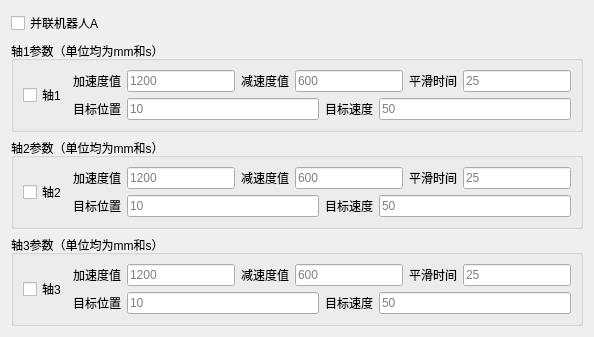
         <widget class="QWidget" name="tab">
          <attribute name="title">
           <string>并联机器人A控制参数</string>
          </attribute>
          <layout class="QVBoxLayout" name="verticalLayout_8">
           <item>
            <layout class="QVBoxLayout" name="verticalLayout_7">
             <item>
              <widget class="QCheckBox" name="DeltaRobotAcheckBox">
               <property name="text">
                <string>并联机器人A</string>
               </property>
              </widget>
             </item>
             <item>
              <layout class="QVBoxLayout" name="verticalLayout_6">
               <item>
                <widget class="QGroupBox" name="groupBox_3">
                 <property name="title">
                  <string>轴1参数（单位均为mm和s）</string>
                 </property>
                 <layout class="QHBoxLayout" name="horizontalLayout_12">
                  <item>
                   <layout class="QHBoxLayout" name="horizontalLayout_11">
                    <item>
                     <widget class="QCheckBox" name="AxisOnecheckBox">
                      <property name="text">
                       <string>轴1</string>
                      </property>
                     </widget>
                    </item>
                    <item>
                     <layout class="QVBoxLayout" name="verticalLayout_3">
                      <item>
                       <layout class="QHBoxLayout" name="horizontalLayout_9">
                        <item>
                         <widget class="QLabel" name="label_7">
                          <property name="text">
                           <string>加速度值</string>
                          </property>
                         </widget>
                        </item>
                        <item>
                         <widget class="QLineEdit" name="AxisOneAcclineEdit">
                          <property name="text">
                           <string/>
                          </property>
                          <property name="readOnly">
                           <bool>true</bool>
                          </property>
                          <property name="placeholderText">
                           <string>1200</string>
                          </property>
                         </widget>
                        </item>
                        <item>
                         <widget class="QLabel" name="label_8">
                          <property name="text">
                           <string>减速度值</string>
                          </property>
                         </widget>
                        </item>
                        <item>
                         <widget class="QLineEdit" name="AxisOneDeclineEdit">
                          <property name="readOnly">
                           <bool>true</bool>
                          </property>
                          <property name="placeholderText">
                           <string>600</string>
                          </property>
                         </widget>
                        </item>
                        <item>
                         <widget class="QLabel" name="label_9">
                          <property name="text">
                           <string>平滑时间</string>
                          </property>
                         </widget>
                        </item>
                        <item>
                         <widget class="QLineEdit" name="AxisOneSmtlineEdit">
                          <property name="readOnly">
                           <bool>true</bool>
                          </property>
                          <property name="placeholderText">
                           <string>25</string>
                          </property>
                         </widget>
                        </item>
                       </layout>
                      </item>
                      <item>
                       <layout class="QHBoxLayout" name="horizontalLayout_10">
                        <item>
                         <widget class="QLabel" name="label_10">
                          <property name="text">
                           <string>目标位置</string>
                          </property>
                         </widget>
                        </item>
                        <item>
                         <widget class="QLineEdit" name="AxisOneTargetLocationlineEdit">
                          <property name="maxLength">
                           <number>429496729</number>
                          </property>
                          <property name="readOnly">
                           <bool>true</bool>
                          </property>
                          <property name="placeholderText">
                           <string>10</string>
                          </property>
                         </widget>
                        </item>
                        <item>
                         <widget class="QLabel" name="label_11">
                          <property name="text">
                           <string>目标速度</string>
                          </property>
                         </widget>
                        </item>
                        <item>
                         <widget class="QLineEdit" name="AxisOneTargetVelocitylineEdit">
                          <property name="readOnly">
                           <bool>true</bool>
                          </property>
                          <property name="placeholderText">
                           <string>50</string>
                          </property>
                         </widget>
                        </item>
                       </layout>
                      </item>
                     </layout>
                    </item>
                   </layout>
                  </item>
                 </layout>
                </widget>
               </item>
               <item>
                <widget class="QGroupBox" name="groupBox_4">
                 <property name="title">
                  <string>轴2参数（单位均为mm和s）</string>
                 </property>
                 <layout class="QHBoxLayout" name="horizontalLayout_13">
                  <item>
                   <layout class="QHBoxLayout" name="horizontalLayout_14">
                    <item>
                     <widget class="QCheckBox" name="AxisTwocheckBox">
                      <property name="text">
                       <string>轴2</string>
                      </property>
                     </widget>
                    </item>
                    <item>
                     <layout class="QVBoxLayout" name="verticalLayout_4">
                      <item>
                       <layout class="QHBoxLayout" name="horizontalLayout_15">
                        <item>
                         <widget class="QLabel" name="label_12">
                          <property name="text">
                           <string>加速度值</string>
                          </property>
                         </widget>
                        </item>
                        <item>
                         <widget class="QLineEdit" name="AxisTwoAcclineEdit">
                          <property name="readOnly">
                           <bool>true</bool>
                          </property>
                          <property name="placeholderText">
                           <string>1200</string>
                          </property>
                         </widget>
                        </item>
                        <item>
                         <widget class="QLabel" name="label_13">
                          <property name="text">
                           <string>减速度值</string>
                          </property>
                         </widget>
                        </item>
                        <item>
                         <widget class="QLineEdit" name="AxisTwoDeclineEdit">
                          <property name="readOnly">
                           <bool>true</bool>
                          </property>
                          <property name="placeholderText">
                           <string>600</string>
                          </property>
                         </widget>
                        </item>
                        <item>
                         <widget class="QLabel" name="label_14">
                          <property name="text">
                           <string>平滑时间</string>
                          </property>
                         </widget>
                        </item>
                        <item>
                         <widget class="QLineEdit" name="AxisTwoSmtlineEdit">
                          <property name="readOnly">
                           <bool>true</bool>
                          </property>
                          <property name="placeholderText">
                           <string>25</string>
                          </property>
                         </widget>
                        </item>
                       </layout>
                      </item>
                      <item>
                       <layout class="QHBoxLayout" name="horizontalLayout_16">
                        <item>
                         <widget class="QLabel" name="label_15">
                          <property name="text">
                           <string>目标位置</string>
                          </property>
                         </widget>
                        </item>
                        <item>
                         <widget class="QLineEdit" name="AxisTwoTargetLocationlineEdit">
                          <property name="maxLength">
                           <number>429496729</number>
                          </property>
                          <property name="readOnly">
                           <bool>true</bool>
                          </property>
                          <property name="placeholderText">
                           <string>10</string>
                          </property>
                         </widget>
                        </item>
                        <item>
                         <widget class="QLabel" name="label_16">
                          <property name="text">
                           <string>目标速度</string>
                          </property>
                         </widget>
                        </item>
                        <item>
                         <widget class="QLineEdit" name="AxisTwoTargetVelocitylineEdit">
                          <property name="readOnly">
                           <bool>true</bool>
                          </property>
                          <property name="placeholderText">
                           <string>50</string>
                          </property>
                         </widget>
                        </item>
                       </layout>
                      </item>
                     </layout>
                    </item>
                   </layout>
                  </item>
                 </layout>
                </widget>
               </item>
               <item>
                <widget class="QGroupBox" name="groupBox_5">
                 <property name="title">
                  <string>轴3参数（单位均为mm和s）</string>
                 </property>
                 <layout class="QHBoxLayout" name="horizontalLayout_17">
                  <item>
                   <layout class="QHBoxLayout" name="horizontalLayout_18">
                    <item>
                     <widget class="QCheckBox" name="AxisThreecheckBox">
                      <property name="text">
                       <string>轴3</string>
                      </property>
                     </widget>
                    </item>
                    <item>
                     <layout class="QVBoxLayout" name="verticalLayout_5">
                      <item>
                       <layout class="QHBoxLayout" name="horizontalLayout_19">
                        <item>
                         <widget class="QLabel" name="label_17">
                          <property name="text">
                           <string>加速度值</string>
                          </property>
                         </widget>
                        </item>
                        <item>
                         <widget class="QLineEdit" name="AxisThreeAcclineEdit">
                          <property name="readOnly">
                           <bool>true</bool>
                          </property>
                          <property name="placeholderText">
                           <string>1200</string>
                          </property>
                         </widget>
                        </item>
                        <item>
                         <widget class="QLabel" name="label_18">
                          <property name="text">
                           <string>减速度值</string>
                          </property>
                         </widget>
                        </item>
                        <item>
                         <widget class="QLineEdit" name="AxisThreeDeclineEdit">
                          <property name="readOnly">
                           <bool>true</bool>
                          </property>
                          <property name="placeholderText">
                           <string>600</string>
                          </property>
                         </widget>
                        </item>
                        <item>
                         <widget class="QLabel" name="label_19">
                          <property name="text">
                           <string>平滑时间</string>
                          </property>
                         </widget>
                        </item>
                        <item>
                         <widget class="QLineEdit" name="AxisThreeSmtlineEdit">
                          <property name="readOnly">
                           <bool>true</bool>
                          </property>
                          <property name="placeholderText">
                           <string>25</string>
                          </property>
                         </widget>
                        </item>
                       </layout>
                      </item>
                      <item>
                       <layout class="QHBoxLayout" name="horizontalLayout_20">
                        <item>
                         <widget class="QLabel" name="label_20">
                          <property name="text">
                           <string>目标位置</string>
                          </property>
                         </widget>
                        </item>
                        <item>
                         <widget class="QLineEdit" name="AxisThreeTargetLocationlineEdit">
                          <property name="maxLength">
                           <number>429496729</number>
                          </property>
                          <property name="readOnly">
                           <bool>true</bool>
                          </property>
                          <property name="placeholderText">
                           <string>10</string>
                          </property>
                         </widget>
                        </item>
                        <item>
                         <widget class="QLabel" name="label_21">
                          <property name="text">
                           <string>目标速度</string>
                          </property>
                         </widget>
                        </item>
                        <item>
                         <widget class="QLineEdit" name="AxisThreeTargetVelocitylineEdit">
                          <property name="readOnly">
                           <bool>true</bool>
                          </property>
                          <property name="placeholderText">
                           <string>50</string>
                          </property>
                         </widget>
                        </item>
                       </layout>
                      </item>
                     </layout>
                    </item>
                   </layout>
                  </item>
                 </layout>
                </widget>
               </item>
              </layout>
             </item>
            </layout>
           </item>
          </layout>
         </widget>
